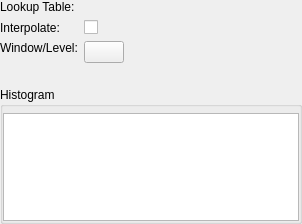
<?xml version="1.0" encoding="UTF-8"?>
<ui version="4.0">
 <class>qCjyxScalarVolumeDisplayWidget</class>
 <widget class="qCjyxWidget" name="qCjyxScalarVolumeDisplayWidget">
  <property name="geometry">
   <rect>
    <x>0</x>
    <y>0</y>
    <width>302</width>
    <height>224</height>
   </rect>
  </property>
  <property name="windowTitle">
   <string>Scalar Volume Display</string>
  </property>
  <layout class="QFormLayout" name="formLayout">
   <property name="leftMargin">
    <number>0</number>
   </property>
   <property name="topMargin">
    <number>0</number>
   </property>
   <property name="rightMargin">
    <number>0</number>
   </property>
   <property name="bottomMargin">
    <number>0</number>
   </property>
   <item row="0" column="0">
    <widget class="QLabel" name="LookupTableLabel">
     <property name="text">
      <string>Lookup Table:</string>
     </property>
    </widget>
   </item>
   <item row="0" column="1">
    <widget class="qMRMLColorTableComboBox" name="ColorTableComboBox">
     <property name="showChildNodeTypes">
      <bool>true</bool>
     </property>
     <property name="addEnabled">
      <bool>false</bool>
     </property>
     <property name="removeEnabled">
      <bool>false</bool>
     </property>
    </widget>
   </item>
   <item row="1" column="0">
    <widget class="QLabel" name="InterpolateLabel">
     <property name="text">
      <string>Interpolate:</string>
     </property>
    </widget>
   </item>
   <item row="1" column="1">
    <widget class="QCheckBox" name="InterpolateCheckbox">
     <property name="text">
      <string/>
     </property>
    </widget>
   </item>
   <item row="2" column="0">
    <widget class="QLabel" name="WindowLevelPresetsLabel">
     <property name="sizePolicy">
      <sizepolicy hsizetype="Preferred" vsizetype="Fixed">
       <horstretch>0</horstretch>
       <verstretch>0</verstretch>
      </sizepolicy>
     </property>
     <property name="text">
      <string>Window/Level:</string>
     </property>
    </widget>
   </item>
   <item row="2" column="1">
    <widget class="QPushButton" name="LockWindowLevelButton">
     <property name="sizePolicy">
      <sizepolicy hsizetype="Fixed" vsizetype="Preferred">
       <horstretch>0</horstretch>
       <verstretch>0</verstretch>
      </sizepolicy>
     </property>
     <property name="minimumSize">
      <size>
       <width>30</width>
       <height>0</height>
      </size>
     </property>
     <property name="toolTip">
      <string/>
     </property>
     <property name="text">
      <string/>
     </property>
     <property name="icon">
      <iconset>
       <normaloff>:/Icons/Medium/CjyxUnlock.png</normaloff>:/Icons/Medium/CjyxUnlock.png</iconset>
     </property>
     <property name="checkable">
      <bool>false</bool>
     </property>
     <property name="flat">
      <bool>false</bool>
     </property>
    </widget>
   </item>
   <item row="4" column="0" colspan="2">
    <widget class="qMRMLWindowLevelWidget" name="MRMLWindowLevelWidget"/>
   </item>
   <item row="5" column="0" colspan="2">
    <widget class="qMRMLVolumeThresholdWidget" name="MRMLVolumeThresholdWidget"/>
   </item>
   <item row="6" column="0" colspan="2">
    <widget class="ctkCollapsibleGroupBox" name="HistogramGroupBox">
     <property name="title">
      <string>Histogram</string>
     </property>
     <property name="checked">
      <bool>false</bool>
     </property>
     <layout class="QGridLayout" name="gridLayout_2">
      <property name="leftMargin">
       <number>0</number>
      </property>
      <property name="topMargin">
       <number>6</number>
      </property>
      <property name="rightMargin">
       <number>0</number>
      </property>
      <property name="bottomMargin">
       <number>0</number>
      </property>
      <item row="0" column="0">
       <widget class="ctkTransferFunctionView" name="TransferFunctionView">
        <property name="sizePolicy">
         <sizepolicy hsizetype="Expanding" vsizetype="Fixed">
          <horstretch>0</horstretch>
          <verstretch>0</verstretch>
         </sizepolicy>
        </property>
        <property name="minimumSize">
         <size>
          <width>0</width>
          <height>100</height>
         </size>
        </property>
       </widget>
      </item>
     </layout>
    </widget>
   </item>
   <item row="3" column="0" colspan="2">
    <widget class="QWidget" name="PresetsWidget" native="true">
     <property name="sizePolicy">
      <sizepolicy hsizetype="Expanding" vsizetype="Fixed">
       <horstretch>0</horstretch>
       <verstretch>0</verstretch>
      </sizepolicy>
     </property>
     <layout class="QHBoxLayout" name="horizontalLayout_2">
      <property name="spacing">
       <number>0</number>
      </property>
      <property name="leftMargin">
       <number>0</number>
      </property>
      <property name="topMargin">
       <number>0</number>
      </property>
      <property name="rightMargin">
       <number>0</number>
      </property>
      <property name="bottomMargin">
       <number>0</number>
      </property>
     </layout>
    </widget>
   </item>
  </layout>
 </widget>
 <customwidgets>
  <customwidget>
   <class>qMRMLColorTableComboBox</class>
   <extends>qMRMLNodeComboBox</extends>
   <header>qMRMLColorTableComboBox.h</header>
  </customwidget>
  <customwidget>
   <class>qMRMLNodeComboBox</class>
   <extends>QWidget</extends>
   <header>qMRMLNodeComboBox.h</header>
   <container>1</container>
  </customwidget>
  <customwidget>
   <class>qMRMLVolumeThresholdWidget</class>
   <extends>QWidget</extends>
   <header>qMRMLVolumeThresholdWidget.h</header>
  </customwidget>
  <customwidget>
   <class>qMRMLWindowLevelWidget</class>
   <extends>QWidget</extends>
   <header>qMRMLWindowLevelWidget.h</header>
  </customwidget>
  <customwidget>
   <class>qCjyxWidget</class>
   <extends>QWidget</extends>
   <header>qCjyxWidget.h</header>
   <container>1</container>
  </customwidget>
  <customwidget>
   <class>ctkCollapsibleGroupBox</class>
   <extends>QGroupBox</extends>
   <header>ctkCollapsibleGroupBox.h</header>
   <container>1</container>
  </customwidget>
  <customwidget>
   <class>ctkTransferFunctionView</class>
   <extends>QGraphicsView</extends>
   <header>ctkTransferFunctionView.h</header>
  </customwidget>
 </customwidgets>
 <resources>
  <include location="../../../Resources/qCjyxVolumesModule.qrc"/>
 </resources>
 <connections>
  <connection>
   <sender>qCjyxScalarVolumeDisplayWidget</sender>
   <signal>mrmlSceneChanged(vtkMRMLScene*)</signal>
   <receiver>ColorTableComboBox</receiver>
   <slot>setMRMLScene(vtkMRMLScene*)</slot>
   <hints>
    <hint type="sourcelabel">
     <x>299</x>
     <y>273</y>
    </hint>
    <hint type="destinationlabel">
     <x>271</x>
     <y>17</y>
    </hint>
   </hints>
  </connection>
 </connections>
</ui>
